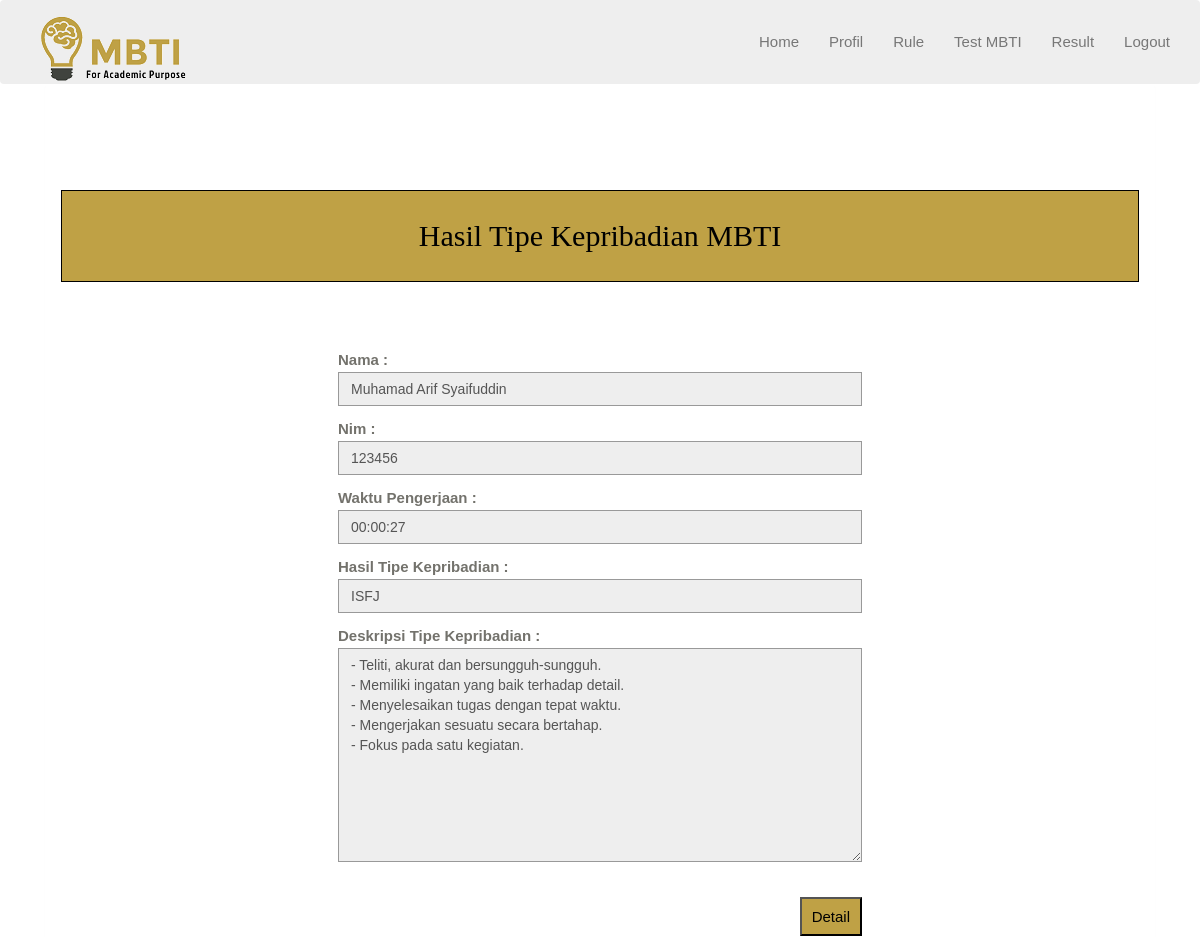
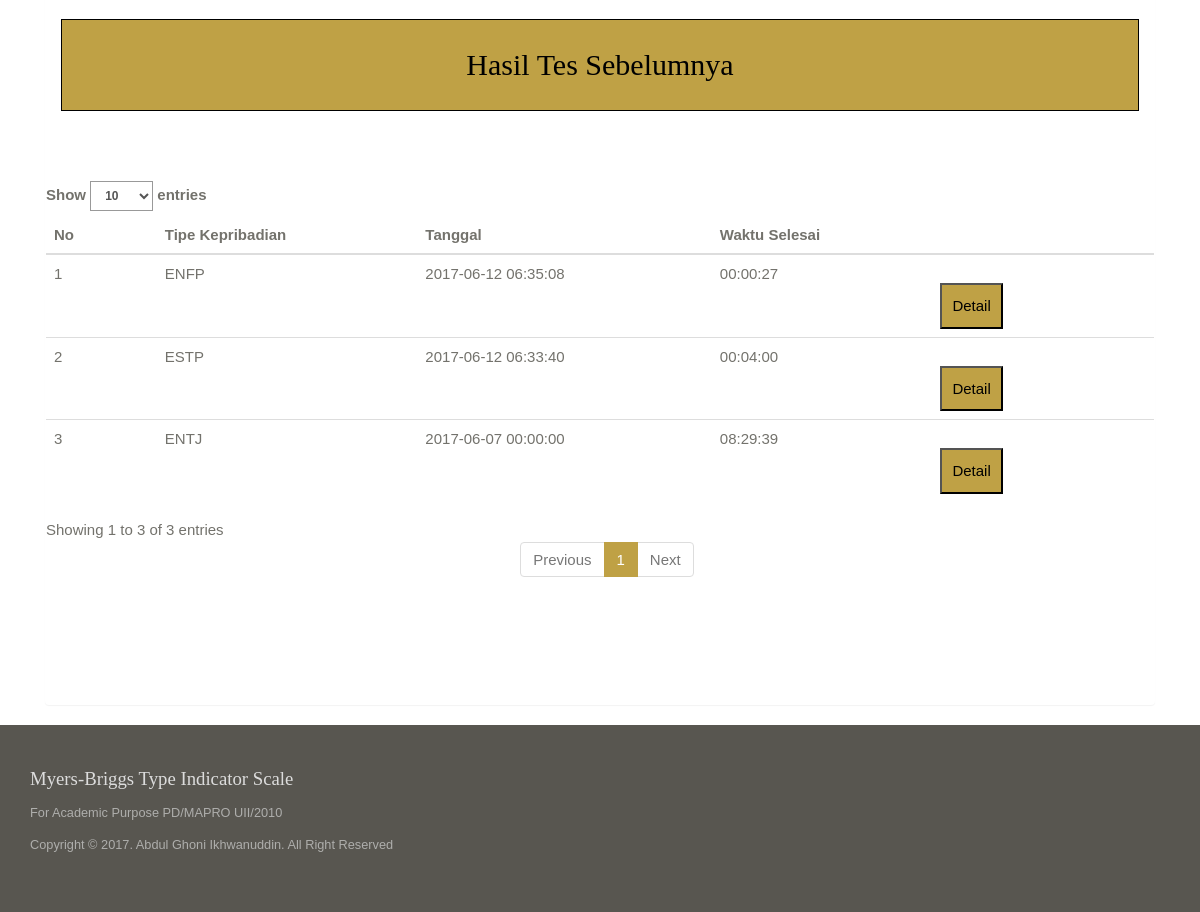
Screenshot of /mahasiswa/index.php?hal=result (signed in) with the database file from the repository (2 pictures, top to bottom).
### tables this page shows
CREATE TABLE `result` (
  `id_result` int(11) NOT NULL,
  `id_tipekepribadian` int(11) NOT NULL,
  `id_mahasiswa` int(11) NOT NULL,
  `tgl_pengerjaan` datetime NOT NULL,
  `waktu_selesai` time NOT NULL
);

CREATE TABLE `mahasiswa` (
  `id_mahasiswa` int(12) NOT NULL,
  `id_dpa` int(12) DEFAULT NULL,
  `nim` int(12) NOT NULL,
  `nama` varchar(45) NOT NULL,
  `alamat` varchar(45) NOT NULL,
  `email` varchar(45) NOT NULL,
  `program_studi` varchar(45) NOT NULL,
  `indeks_prestasi` varchar(4) NOT NULL,
  `foto` text NOT NULL
);

CREATE TABLE `tipe_kepribadian` (
  `id_tipekepribadian` int(11) NOT NULL,
  `nama` varchar(12) NOT NULL,
  `deskripsi` text NOT NULL
);

### mahasiswa/result.php (the view)
<?php
$sql = "SELECT result.*, mahasiswa.nama, mahasiswa.nim, tipe_kepribadian.nama as tipe_kepribadian, tipe_kepribadian.deskripsi
    FROM result INNER JOIN mahasiswa ON result.id_mahasiswa = mahasiswa.id_mahasiswa
    INNER JOIN tipe_kepribadian ON result.`id_tipekepribadian` = tipe_kepribadian.id_tipekepribadian
    WHERE mahasiswa.id_mahasiswa='".$hasil_mhs['id_mahasiswa']."'
    ORDER BY tgl_pengerjaan DESC LIMIT 1";
$run = mysql_query($sql);
$data = mysql_fetch_array($run);
?>
<div id="information" class="spacer reserve-info ">
    <div class="row">
            <div class="col-sm-12">
                <h2 style="text-align: center; border: 1px solid black; background-color: #bfa145; color: black; margin-bottom: 70px;" >Hasil Tipe Kepribadian MBTI</h2>
            </div>
            <div class="col-sm-3"></div>
            <div class="col-sm-6">
                <div class="form-group">
                    <label>Nama :</label>
                    <input readonly type="text" class="form-control"  placeholder="Name" value="<?php echo $data['nama']?>">
                </div>
                <div class="form-group">
                    <label>Nim :</label>
                    <input readonly type="text" class="form-control"  placeholder="Nim" value="<?php echo $data['nim']?>">
                </div>
                <div class="form-group">
                    <label>Waktu Pengerjaan :</label>
                    <input readonly type="text" class="form-control" value="<?php echo $data['waktu_selesai']?>">
                </div>
                <div class="form-group">
                    <label>Hasil Tipe Kepribadian :</label>
                    <input readonly type="text" class="form-control" name="hasil" value="<?php echo $data['tipe_kepribadian']?>">
                </div>
                <div class="form-group">
                    <label>Deskripsi Tipe Kepribadian :</label>
                    <textarea readonly type="text" class="form-control" rows="10"><?php echo $data['deskripsi']?></textarea>
                </div>
                <div class="next" style="float: right;">
                    <?php
                    if($data['id_result']!=""){
                    ?>
                    <a href="index.php?hal=detail&id=<?php echo $data['id_result']; ?>">
                    <button style="padding: 10px; margin-top: 20px; background-color: #bfa145; color: black;" type="button">Detail</button>
                    </a>
                    <?php
                    }
                    ?>
                </div>
            </div>
            <div class="col-sm-3"></div>
            <div style="clear: both;padding-bottom: 20px;"></div>
            <?php
            if($data['id_result']!=""){
                $sql_result = "SELECT result.*, tipe_kepribadian.nama as tipe_kepribadian
                FROM result INNER JOIN mahasiswa ON result.id_mahasiswa = mahasiswa.id_mahasiswa
                INNER JOIN tipe_kepribadian ON result.`id_tipekepribadian` = tipe_kepribadian.id_tipekepribadian
                WHERE mahasiswa.id_mahasiswa='".$hasil_mhs['id_mahasiswa']."' AND result.id_result <> '".$data['id_result']."'
                ORDER BY tgl_pengerjaan DESC, waktu_selesai DESC";
                $eks_result = mysql_query($sql_result);
                if(mysql_num_rows($eks_result)>0){
            ?>
                <div class="col-sm-12">
                    <h2 style="text-align: center; border: 1px solid black; background-color: #bfa145; color: black; margin-bottom: 70px;" >Hasil Tes Sebelumnya</h2>
                </div>
                <table id="mahasiswa" class="table table-display table-hover"  width="100%">
                  <thead>
                    <tr>
                      <th width="10%">No</th>
                      <th>Tipe Kepribadian</th>
                      <th>Tanggal</th>
                      <th>Waktu Selesai</th>
                      <th width="20%"></th>
                    </tr>
                  </thead>
                  <tbody>
            <?php
                    $no=1;
                    while($hasil_result = mysql_fetch_array($eks_result)){
            ?>
                    <tr>
                        <td><?php echo $no++;?></td>
                        <td><?php echo $hasil_result['tipe_kepribadian'];?></td>
                        <td><?php echo $hasil_result['tgl_pengerjaan'];?></td>
                        <td><?php echo $hasil_result['waktu_selesai'];?></td>
                        <td>
                        <a href="index.php?hal=detail&id=<?php echo $hasil_result['id_result']; ?>&tipe=sebelumnya">
                        <button style="padding: 10px; margin-top: 20px; background-color: #bfa145; color: black;" type="button">Detail</button>
                        </a>
                        </td>
                    </tr>
            <?php
                    }
            ?>
                  </tbody>
                </table>
            <?php
                }
            }
            ?>
    </div>
</div>

### assets/style.css (style rules this page uses)
body { background-color: #fff;font-family: 'Raleway', sans-serif;font-size: 15px;line-height: 15px; color: #73726C; }
.btn,a,a:hover { text-decoration: none;-webkit-transition: all 0.3s ease-in-out;-moz-transition: all 0.3s ease-in-out;-ms-transition: all 0.3s ease-in-out;-o-transition: all 0.3s ease-in-out;transition: all 0.3s ease-in-out;outline:0 ; }
h1,h2,h3,h4,h5,h6 { font-family:'Old Standard TT', serif;line-height: 1em;margin: 0; }
h1.title,h2 { font-size: 2em;line-height: 3em; }
.spacer { padding:6em 0; }
.reserve-info { background-color: #fff; }
.form-control { border: 1px solid #999;border-radius:0;box-shadow:none !important; }

### rows the page displays
result: id_mahasiswa.nama "Muhamad Arif Syaifuddin", id_mahasiswa.nim "123456", waktu_selesai "00:00:27", hasil "ISFJ", id_tipekepribadian.deskripsi "- Teliti, akurat dan bersungguh-sungguh. - Memiliki ingatan yang baik terhadap detail. - Menyelesaikan tugas dengan tepat waktu. - Mengerjakan sesuatu secara bertahap. - Fokus pada satu kegiatan."
result: id_tipekepribadian.nama "ENFP", tgl_pengerjaan "2017-06-12 06:35:08", waktu_selesai "00:00:27"
result: id_tipekepribadian.nama "ESTP", tgl_pengerjaan "2017-06-12 06:33:40", waktu_selesai "00:04:00"
result: id_tipekepribadian.nama "ENTJ", tgl_pengerjaan "2017-06-07 00:00:00", waktu_selesai "08:29:39"

### other values shown
title "Myers-Briggs Type Indicator Scale"
keterangan "For Academic Purpose PD/MAPRO UII/2010"
author "Copyright © 2017. Abdul Ghoni Ikhwanuddin. All Right Reserved"
